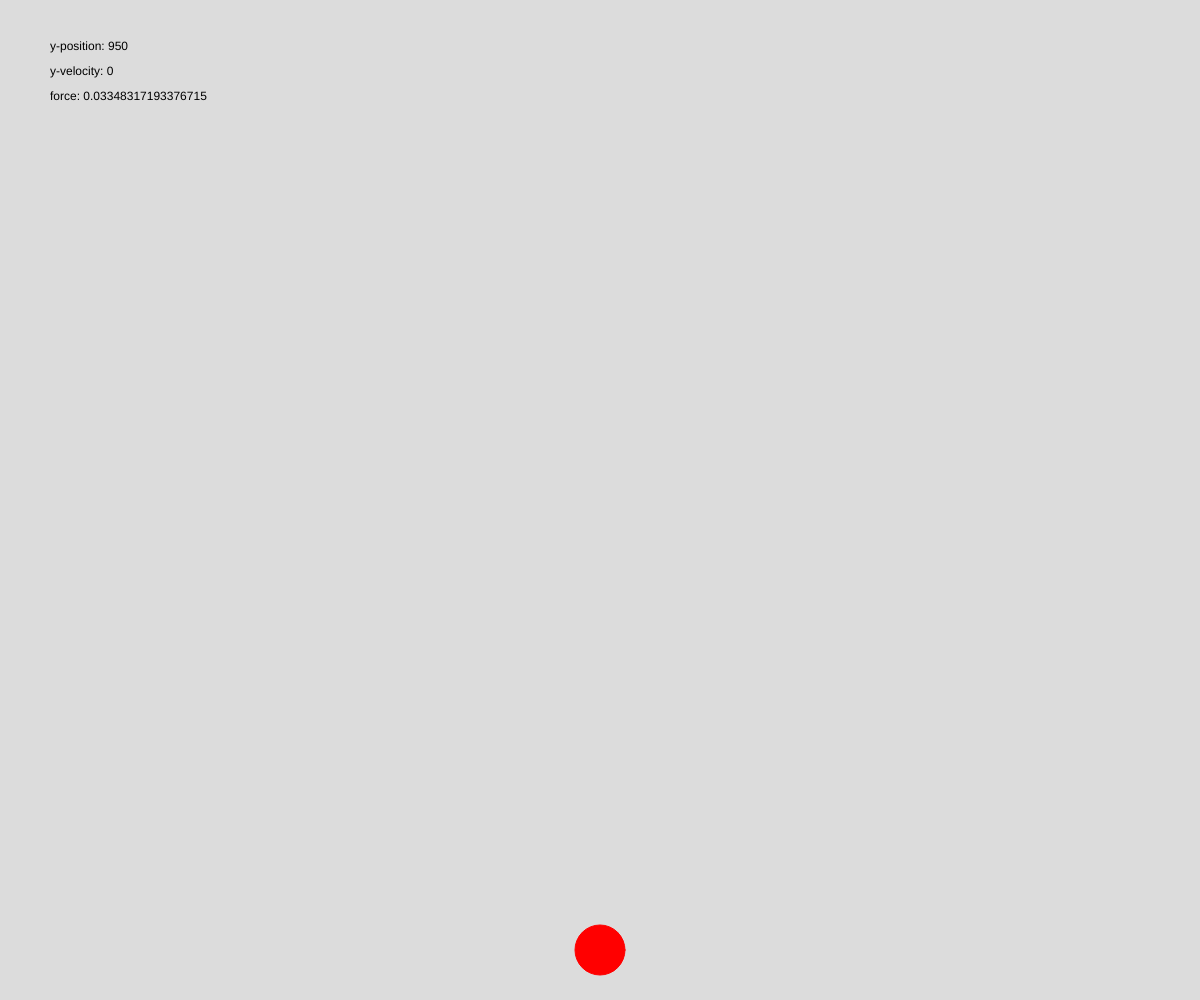
Frame 1 (no input)
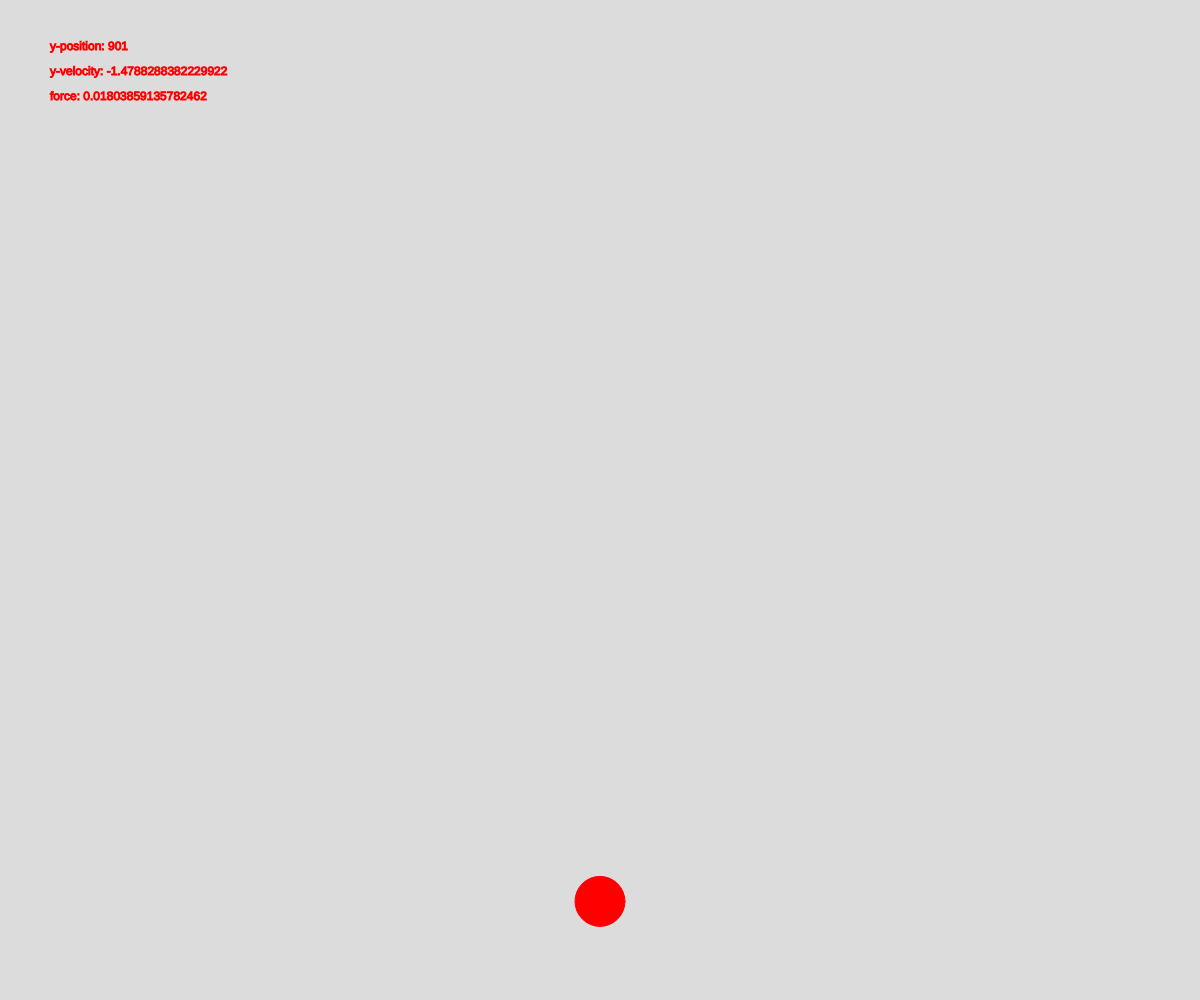
Frame 60 (no input)
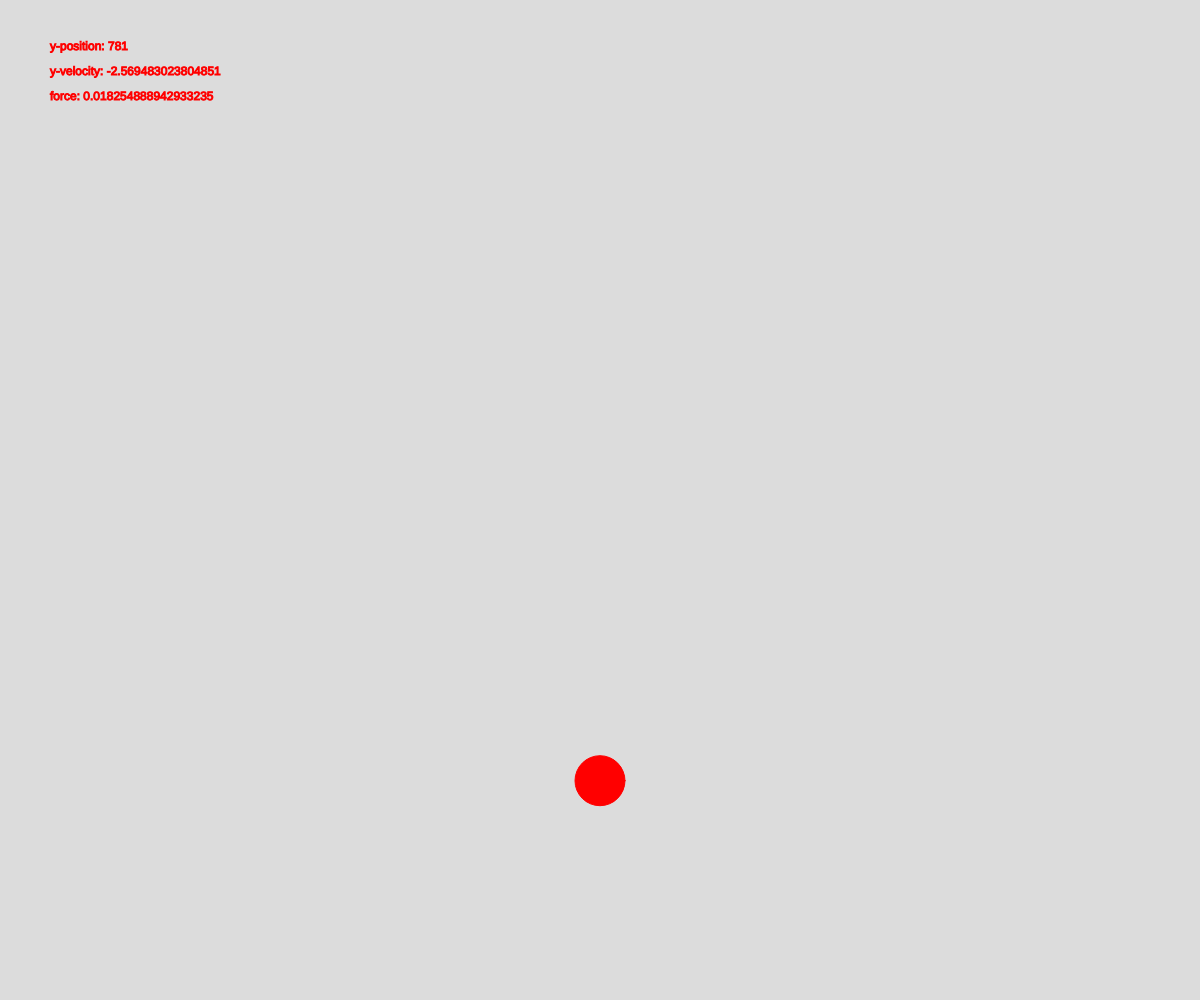
Frame 120 (the mouse pressed at the canvas centre since frame 60)

The p5.js sketch that drew these frames (run headless with seeded random() and noise() and a simulated clock; from frame 60 on, the mouse is pressed at the canvas centre):

// p5.js sketch
// ── sketch.js
let mover;
let t = 0;

function setup() {
  createCanvas(windowWidth, windowHeight);
  mover = new Mover();
}

function draw() {
  let x = noise(t);
  let force = map(x, 0, 1, 0, 0.05);
  background(220);
  text("y-position: " + Math.round(mover.position.y), 50, 50);
  text("y-velocity: " + mover.velocity.y, 50, 75);
  text("force: " + force, 50, 100);
  mover.show();
  mover.applyForce(-force);
  mover.checkBounds();
  mover.update();
  t += 0.01;
}

function windowResized() {
  resizeCanvas(windowWidth, windowHeight);
}

class Mover {
  constructor() {
    this.diameter = 50;
    this.acceleration = createVector(0, 0);
    this.velocity = createVector(0, 0);
    this.position = createVector(width / 2, height - 50);
  }

  update() {
    this.velocity.add(this.acceleration);
    this.position.add(this.velocity);
    this.acceleration.mult(0);
  }

  show() {
    stroke("red");
    fill("red");
    circle(this.position.x, this.position.y, this.diameter);
  }

  applyForce(force) {
    let wind = createVector(0, force);
    this.acceleration.add(wind);
  }

  checkBounds() {
    if (this.position.x >= width) {
      this.position.x = width;
      this.velocity.x = -this.velocity.x;
    }
    if (this.position.y >= height) {
      this.position.y = height;
      this.velocity.y *= -1;
    }
    if (this.position.x <= 0) {
      this.position.x = 0;
      this.velocity.x *= -1;
    }
    if (this.position.y <= 0) {
      this.position.y = 0;
      this.velocity.y *= -0.25;
    }
  }
}
